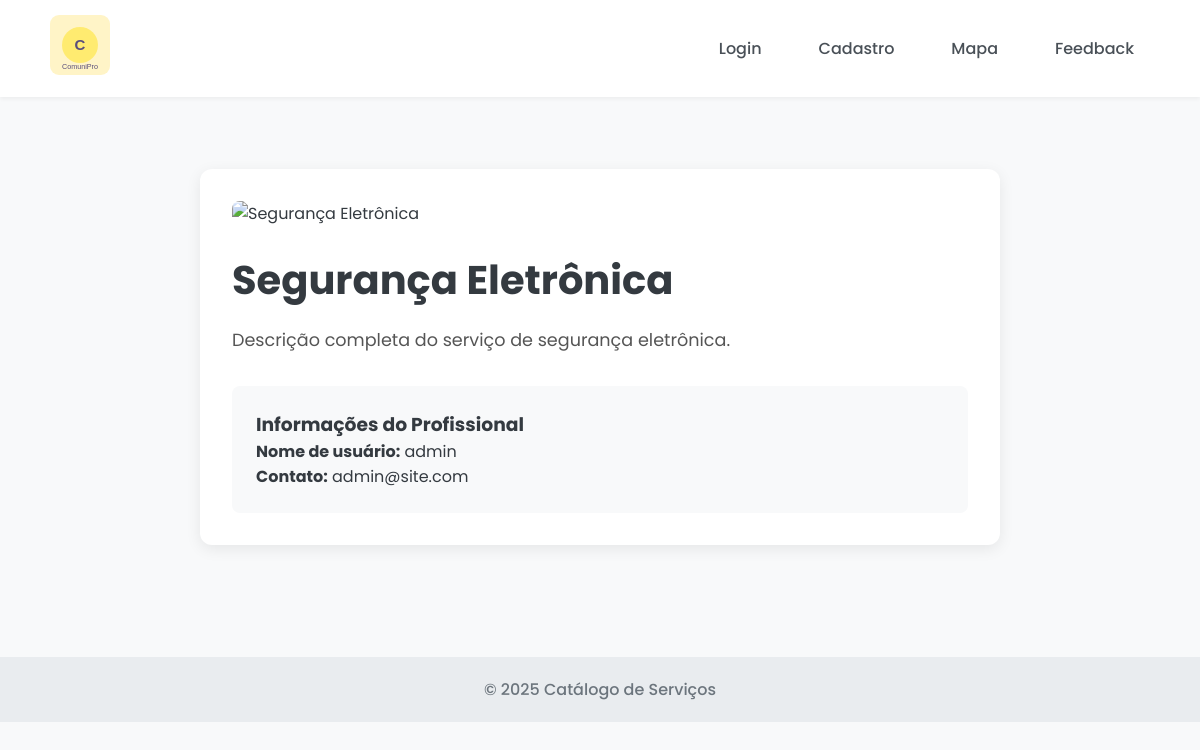
Page /servico/2 on the earlier database version.
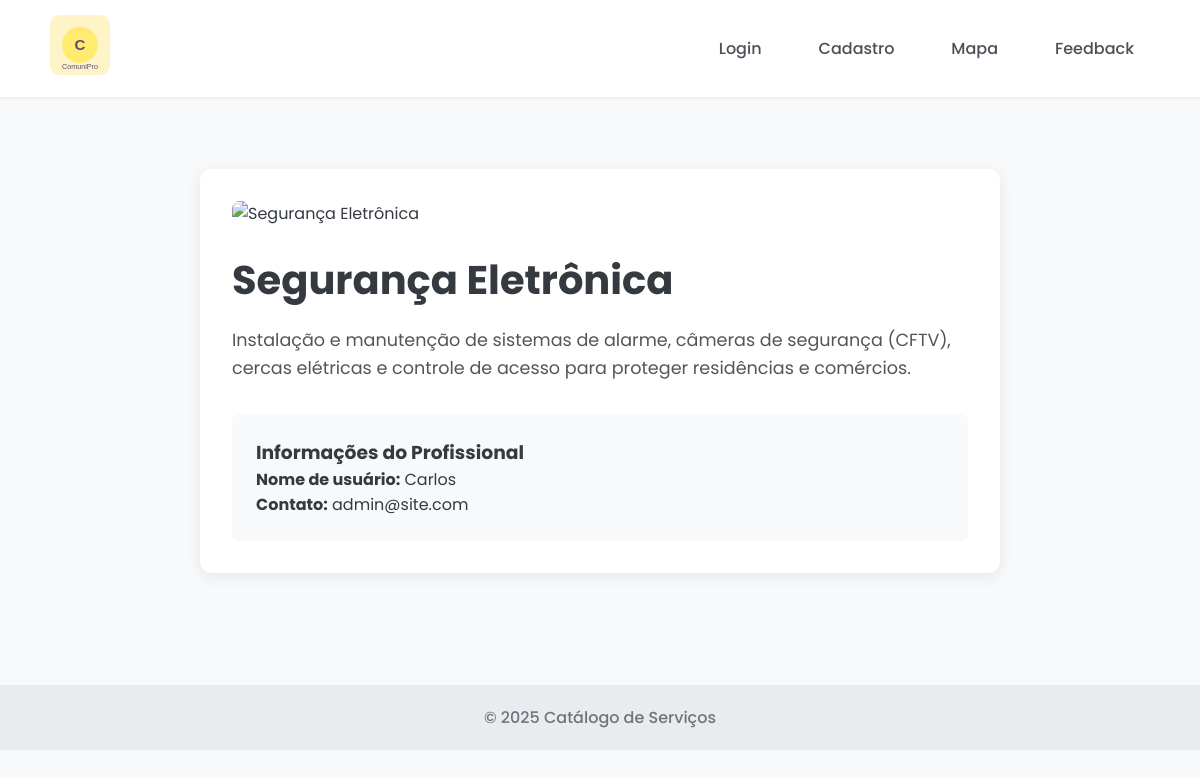
Same page on the later database version.
### tables this page shows
CREATE TABLE servicos (
                id INTEGER PRIMARY KEY AUTOINCREMENT,
                nome TEXT NOT NULL,
                descricao TEXT NOT NULL,
                imagem_url TEXT NOT NULL,
                usuario_id INTEGER NOT NULL,
                categoria TEXT NOT NULL,
                FOREIGN KEY (usuario_id) REFERENCES usuarios (id)
            );

CREATE TABLE usuarios (id INTEGER PRIMARY KEY, usuario TEXT UNIQUE NOT NULL, senha TEXT NOT NULL, email TEXT UNIQUE);

### app.py (the view)
@app.route("/servico/<int:servico_id>")
def servico_detalhe(servico_id):
    db = get_db()
    servico = db.execute(
        """
        SELECT s.id, s.nome, s.descricao, s.imagem_url, u.usuario, u.email as contato_email
        FROM servicos s JOIN usuarios u ON s.usuario_id = u.id
        WHERE s.id = ?
        """,
        (servico_id,),
    ).fetchone()
    if servico is None:
        return "Serviço não encontrado", 404
    return render_template("servico_detalhe.html", servico=servico)

### app.py (called while the page is built)
def get_db():
    db = getattr(g, "_database", None)
    if db is None:
        db = g._database = sqlite3.connect(DATABASE)
        db.row_factory = sqlite3.Row
    return db

@app.teardown_appcontext
def close_connection(exception):
    db = getattr(g, "_database", None)
    if db is not None:
        db.close()

### templates/servico_detalhe.html (shortened to what this page needs)
<!DOCTYPE html>
<html lang="pt-br">
<head>
  <link rel="stylesheet" href="{{ url_for('static', filename='css/style.css') }}" />
</head>
<body>
  <header>
    <nav class="navbar">
      <a href="{{ url_for('serve_index') }}"><img src="{{ url_for('static', filename='images/logooo.svg') }}" alt="Logo" class="logo" /></a>
      <ul class="nav-links">
      </ul>
    </nav>
  </header>
  <main>
    <div class="detalhe-servico">
      <img src="{{ servico.imagem_url }}" alt="{{ servico.nome }}">
      <h1>{{ servico.nome }}</h1>
      <p class="info">{{ servico.descricao }}</p>
      <div class="contato">
        <h3>Informações do Profissional</h3>
        <p><strong>Nome de usuário:</strong> {{ servico.usuario }}</p>
        <p><strong>Contato:</strong> {{ servico.contato_email }}</p>
      </div>
    </div>
  </main>
  <footer>© 2025 Catálogo de Serviços</footer>
</body>
</html>

Differences in the rows shown:
changed servicos "Segurança Eletrônica": descricao "Descrição completa do serviço de segurança eletrônica." → "Instalação e manutenção de sistemas de alarme, câmeras de segurança (CFTV), cercas elétricas e controle de acesso para proteger residências e comércios."
changed usuarios "admin@site.com": usuario "admin" → "Carlos"
